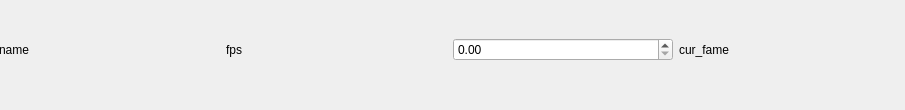
<?xml version="1.0" encoding="UTF-8"?>
<ui version="4.0">
 <class>Form</class>
 <widget class="QWidget" name="Form">
  <property name="geometry">
   <rect>
    <x>0</x>
    <y>0</y>
    <width>905</width>
    <height>110</height>
   </rect>
  </property>
  <property name="windowTitle">
   <string>Form</string>
  </property>
  <widget class="QWidget" name="horizontalLayoutWidget">
   <property name="geometry">
    <rect>
     <x>-1</x>
     <y>19</y>
     <width>901</width>
     <height>61</height>
    </rect>
   </property>
   <layout class="QHBoxLayout" name="horizontalLayout">
    <item>
     <widget class="QLabel" name="name">
      <property name="enabled">
       <bool>true</bool>
      </property>
      <property name="text">
       <string>name</string>
      </property>
     </widget>
    </item>
    <item>
     <widget class="QLabel" name="fps_2">
      <property name="text">
       <string>fps</string>
      </property>
     </widget>
    </item>
    <item>
     <widget class="QDoubleSpinBox" name="edit_fps"/>
    </item>
    <item>
     <widget class="QLabel" name="cur_frame">
      <property name="text">
       <string>cur_fame</string>
      </property>
     </widget>
    </item>
   </layout>
   <zorder>edit_fps</zorder>
   <zorder>name</zorder>
   <zorder>fps_2</zorder>
   <zorder>cur_frame</zorder>
  </widget>
 </widget>
 <resources/>
 <connections/>
</ui>
